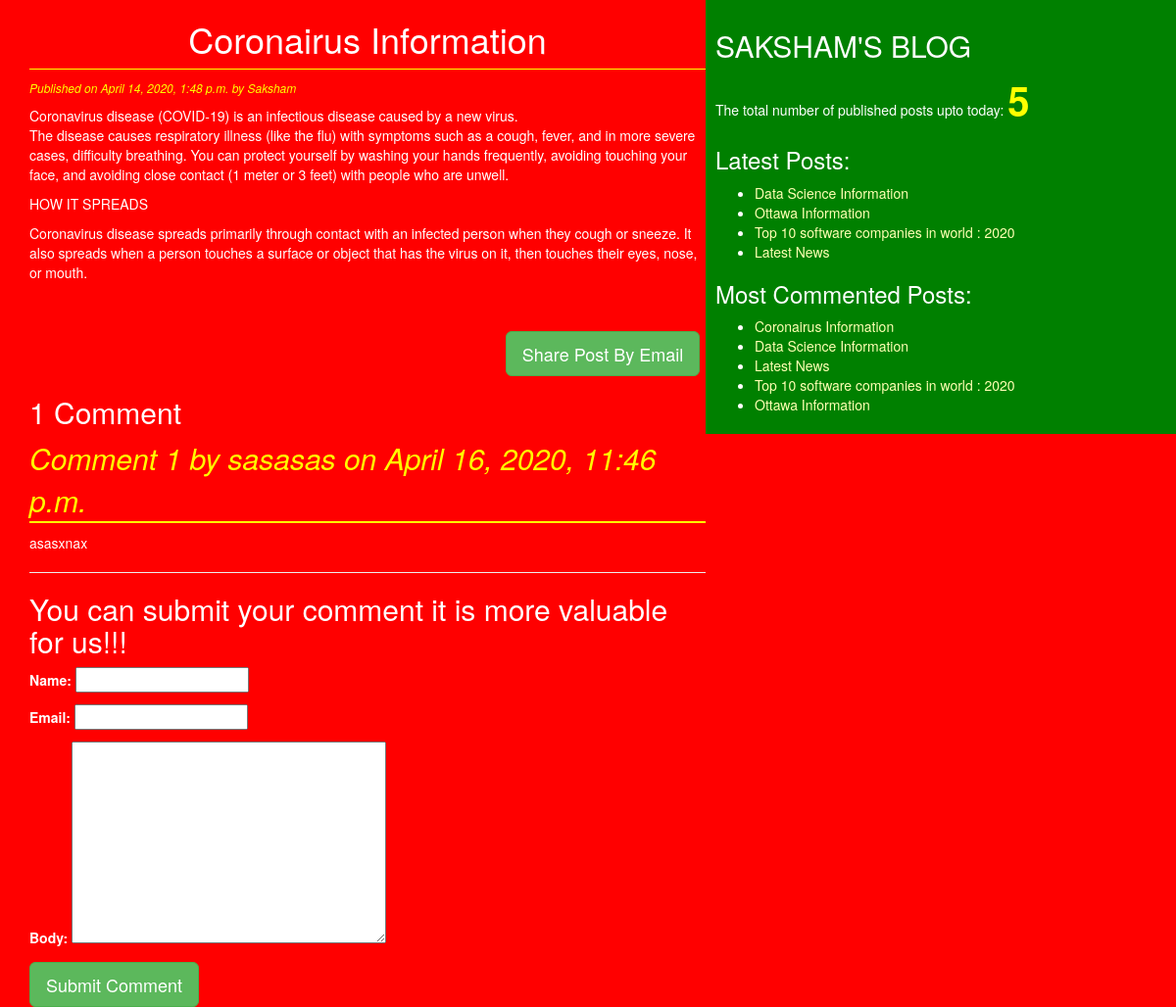
Screenshot of /2020/04/14/coronairus-information/ with the database file from the repository.
### blog/models.py (models this page shows, shortened)
class Post(models.Model):
    STATUS_CHOICES=(('draft','Draft'),('published','Published'))
    title=models.CharField(max_length=256)
    slug=models.SlugField(max_length=264,unique_for_date='publish')
    author=models.ForeignKey(User,related_name='blog_posts',on_delete=models.DO_NOTHING)
    body=models.TextField()
    publish=models.DateTimeField(default=timezone.now)
    created=models.DateTimeField(auto_now_add=True)
    updated=models.DateTimeField(auto_now=True)
    status=models.CharField(max_length=10,choices=STATUS_CHOICES,default='draft')
    objects=CustomManager()
    tags=TaggableManager()
    class Meta:
        ordering=('-publish',)
    def get_absolute_url(self):
        return reverse('post_detail',args=[self.publish.year,self.publish.strftime('%m'),self.publish.strftime('%d'),self.slug])

class Comment(models.Model):
    post=models.ForeignKey(Post,related_name='comments',on_delete=models.DO_NOTHING)
    name=models.CharField(max_length=32)
    email=models.EmailField()
    body=models.TextField()
    created=models.DateTimeField(auto_now_add=True)
    updated=models.DateTimeField(auto_now=True)
    active=models.BooleanField(default=True)
    class Meta:
        ordering=('-created',)

### blog/views.py (the view)
# urls.py: url(r'^(?P<year>\d{4})/(?P<month>\d{2})/(?P<day>\d{2})/(?P<post>[-\w]+)/$', views.post_detail_view,name='post_detail'),
def post_detail_view(request,year,month,day,post):
    post=get_object_or_404(Post,slug=post,
                                status='published',
                                publish__year=year,
                                publish__month=month,
                                publish__day=day)
    comments=post.comments.filter(active=True)
    csubmit=False
    if request.method=='POST':
        form=CommentForm(request.POST)
        if form.is_valid():
            new_comment=form.save(commit=False)
            new_comment.post=post
            new_comment.save()
            csubmit=True
    else:
        form=CommentForm()
    return render(request,'blog/post_detail.html',{'post':post,'form':form,'csubmit':csubmit,'comments':comments})

### blog/forms.py
class CommentForm(forms.ModelForm):
    class Meta:
        model=Comment
        fields=('name','email','body')

### blog/models.py (called while the page is built)
    def get_queryset(self):
        return super().get_queryset().filter(status='published')

### blog/templatetags/blog_tags.py (called while the page is built)
@register.simple_tag(name='my_tag')
def total_posts():
    return Post.objects.count()

@register.inclusion_tag('blog/latest_posts123.html')
def show_latest_posts(count=3):
    latest_posts=Post.objects.order_by('-publish')[:count]
    return {'latest_posts':latest_posts}

@register.simple_tag
def get_most_commented_posts(count=5):
    return Post.objects.annotate(total_comments=Count('comments')).order_by('-total_comments')[:count]

### templates/blog/post_detail.html (shortened to what this page needs)
{%extends 'blog/base.html' %}
    {%block content%}
      <h1>{{post.title}}</h1>
      <p id='date'>Published on {{post.publish}} by {{post.author|title}}</p>
      {{post.body|linebreaks}}<br><br>
      <div class="container" align='center'>
        <a href="/{{post.id}}/share" class="btn btn-lg btn-success">Share Post By Email</a>
      </div>
      {% with comments.count as comments_count%}
        <h2>{{comments_count}} Comment{{comments_count|pluralize}}</h2>
      {%endwith%}
      {%if comments%}
        {%for comment in comments%}
             <p id='ch'>Comment {{forloop.counter}} by {{comment.name}} on {{comment.created}}</p>
             <div class="cb">{{comment.body|linebreaks}}</div>
         {%endfor%}
         <hr>
          {%else%}
            <p>There are no Comments Yet!!!</p>
      {%endif%}
      {%if csubmit %}
          <h2>Your Comment Added Successfully </h2>
          {%else%}
          <h2>You can submit your comment it is more valuable for us!!!</h2>
             <form method="post">
               {{form.as_p}}
               <input type="submit" class='btn btn-success btn-lg' value="Submit Comment">
             </form>
        {%endif%}
    {%endblock%}

### templates/blog/base.html (shortened to what this page needs)
<!DOCTYPE html>
{%load blog_tags%}
{%load staticfiles%}
<html lang="en" dir="ltr">
  <head>
    <link rel="stylesheet" href="https://maxcdn.bootstrapcdn.com/bootstrap/3.3.7/css/bootstrap.min.css">
    <link rel="stylesheet" href="{%static "css/blog.css" %}">
  </head>
  <body>
    <div class="content">
      {%block content%}{%endblock%}
    </div>
    <div class='sidebar'>
      <h2>SAKSHAM'S BLOG</h2>
      <p>The total number of published posts upto today: <span id='pcount'>{% my_tag%}</span> </p>
      <h3>Latest Posts:</h3>{%show_latest_posts 4%}
      <h3>Most Commented Posts:</h3>
      {%get_most_commented_posts as most_commented_posts%}
      <ul>
         {%for post in most_commented_posts %}
        <li><a href="{{post.get_absolute_url}}">{{post.title}}</a></li>
        {%endfor%}
      </ul>
    </div>
  </body>
</html>

### templates/blog/latest_posts123.html
<ul>
  {%for post in latest_posts %}
  <li><a href="{{post.get_absolute_url}}">{{post.title}}</a></li>
  {%endfor%}
</ul>

### static/css/blog.css (style rules this page uses)
.content { width:60%; float:left; padding:0 0 0 30px; background: red; height:100%; }
.sidebar { width:40%; float:right; padding: 10px; background:green; height:100%; }
h1 { text-align: center; border-bottom: 1px solid yellow ; padding-bottom: 10px; }
body { color:white; background: red; }
#date { color:yellow; font-size: 12px; font-style: italic; }
a { color:#ffffb3; }
#ch { color:yellow; font-size: 30px; font-style: italic; border-bottom: 2px solid yellow; }
#pcount { font-size: 40px; color: yellow; font-weight: bold; }

### rows the page displays
Post: title "Coronairus Information", publish "April 14, 2020, 1:48 p.m.", author "Saksham", body "Coronavirus disease (COVID-19) is an infectious disease caused by a new virus. The disease causes respiratory illness (like the flu) with symptoms such as a cough, fever, and in more severe cases, difficulty breathing. You can protect yourself by washing your hands frequently, avoiding touching your face, and avoiding close contact (1 meter or 3 feet) with people who are unwell. HOW IT SPREADS Coronavirus disease spreads primarily through contact with an infected person when they cough or sneeze. It also spreads when a person touches a surface or object that has the virus on it, then touches their eyes, nose, or mouth."
Comment: name "sasasas", created "April 16, 2020, 11:46 p.m.", body "asasxnax"
Post: title "Data Science Information"
Post: title "Ottawa Information"
Post: title "Top 10 software companies in world : 2020"
Post: title "Latest News"

### other values shown
{{ comments_count }} "1"
